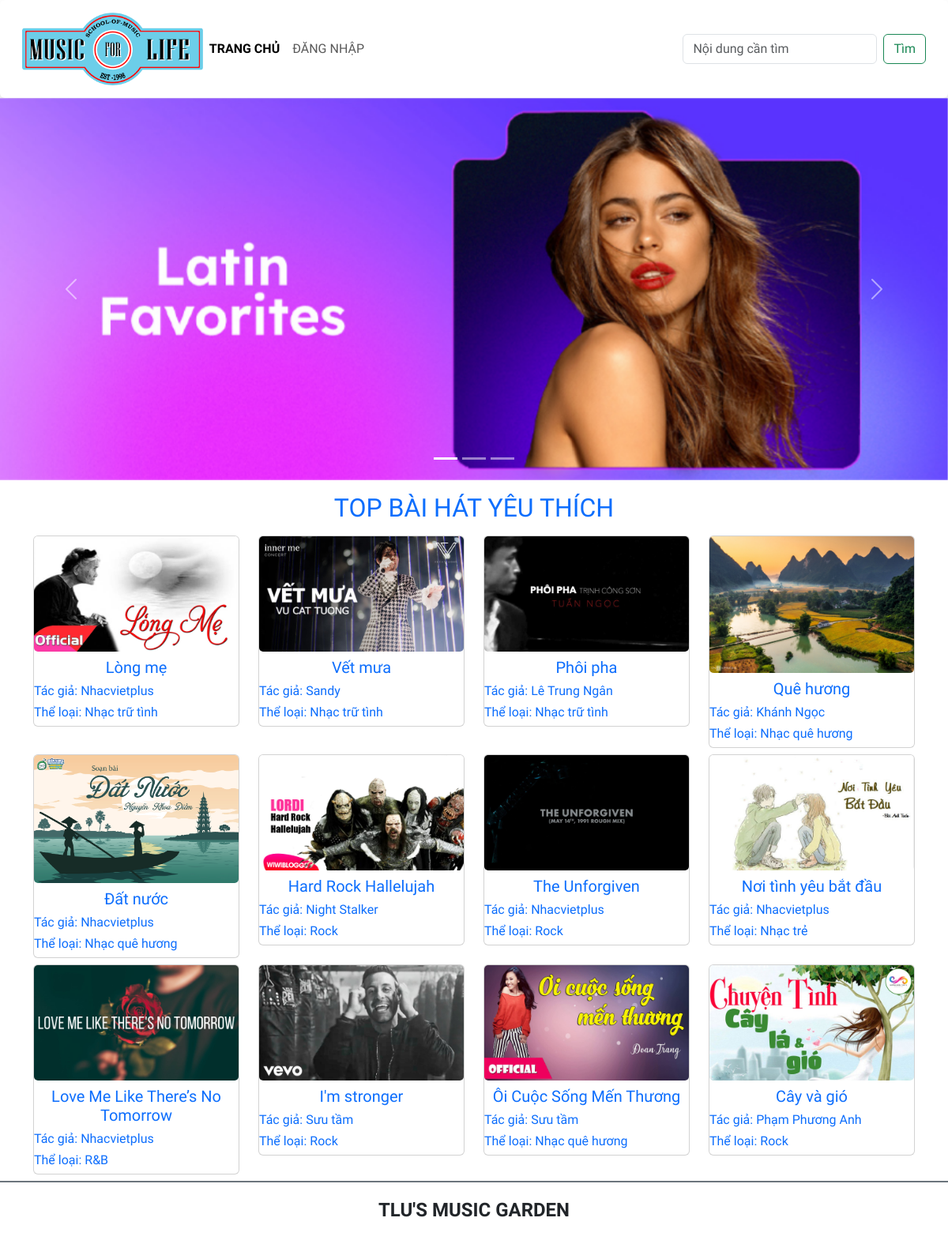
/btth01/index.php, run on the app's committed database.
### tables this page shows
CREATE TABLE `baiviet` (
  `ma_bviet` int(10) UNSIGNED NOT NULL,
  `tieude` varchar(200) NOT NULL,
  `ten_bhat` varchar(100) NOT NULL,
  `ma_tloai` int(10) UNSIGNED NOT NULL,
  `tomtat` text NOT NULL,
  `noidung` text DEFAULT NULL,
  `ma_tgia` int(10) UNSIGNED NOT NULL,
  `ngayviet` datetime NOT NULL DEFAULT current_timestamp(),
  `hinhanh` varchar(200) DEFAULT NULL
);

CREATE TABLE `tacgia` (
  `ma_tgia` int(10) UNSIGNED NOT NULL,
  `ten_tgia` varchar(100) NOT NULL,
  `hinh_tgia` varchar(100) DEFAULT NULL
);

CREATE TABLE `theloai` (
  `ma_tloai` int(10) UNSIGNED NOT NULL,
  `ten_tloai` varchar(50) NOT NULL,
  `SLBaiViet` int(11) NOT NULL DEFAULT 0
);

### btth01/includes/functions.php (called while the page is built)
<?php
function pdo(PDO $pdo, string $sql, array $arguments = null)
{
    if (!$arguments) {
        return $pdo->query($sql);
    }
    $statement = $pdo->prepare($sql);
    $statement->execute($arguments);
    return $statement;
}
function html_escape($text): string
{
    $text = $text ?? '';
    return htmlspecialchars($text, ENT_QUOTES, 'UTF-8', false);
}

### btth01/index.php (the view, shortened to what this page needs)
<?php
require './includes/database_connection.php';
require './includes/functions.php';
$sql = "SELECT bv.ma_bviet, bv.tieude, bv.ten_bhat, bv.hinhanh,
               tg.ten_tgia AS tacgia,
               tl.ten_tloai AS theloai
          FROM baiviet      AS bv
          JOIN tacgia       AS tg ON bv.ma_tgia = tg.ma_tgia
          JOIN theloai      AS tl ON bv.ma_tloai = tl.ma_tloai
          ORDER BY bv.ma_bviet
          LIMIT 12;";
$articles = pdo($pdo, $sql)->fetchAll();
?>
<?php include './includes/header_home_page.php'; ?>
    <div id="carouselExampleIndicators" class="carousel slide">
        <div class="carousel-indicators">
            <button type="button" data-bs-target="#carouselExampleIndicators" data-bs-slide-to="0" class="active" aria-current="true" aria-label="Slide 1"></button>
            <button type="button" data-bs-target="#carouselExampleIndicators" data-bs-slide-to="1" aria-label="Slide 2"></button>
            <button type="button" data-bs-target="#carouselExampleIndicators" data-bs-slide-to="2" aria-label="Slide 3"></button>
        </div>
        <div class="carousel-inner">
            <div class="carousel-item active">
                <img src="images/slideshow/slide01.jpg" class="d-block w-100" alt="...">
            </div>
        </div>
        <button class="carousel-control-prev" type="button" data-bs-target="#carouselExampleIndicators" data-bs-slide="prev">
            <span class="carousel-control-prev-icon" aria-hidden="true"></span>
        </button>
        <button class="carousel-control-next" type="button" data-bs-target="#carouselExampleIndicators" data-bs-slide="next">
            <span class="carousel-control-next-icon" aria-hidden="true"></span>
        </button>
    </div>
    <main class="container" id="content">
        <h2 class="text-center text-uppercase m-3 text-primary">TOP bài hát yêu thích</h2>
        <div class="row">
            <?php foreach($articles as $article) { ?>
                <article class="col-sm-3 summary">
                    <div class="card mb-2" style="width: 100%;">
                        <a href="detail.php?id=<?= $article['ma_bviet']; ?>" class="text-decoration-none">
                            <img src="./images/songs/<?= html_escape($article['hinhanh']); ?>"
                                alt="<?= html_escape($article['tieude']); ?>">
                            <h5 class="card-title text-center"><?= html_escape($article['ten_bhat']); ?></h5>
                            <h6>Tác giả: <?= html_escape($article['tacgia']); ?></h6>
                            <h6>Thể loại: <?= html_escape($article['theloai']); ?></h6>
                        </a>
                    </div>
            </article>
            <?php } ?>
        </div>
    </main>
<?php
    include './includes/footer.php';
?>

### btth01/includes/header_home_page.php (shortened to what this page needs)
<!DOCTYPE html>
<html lang="en">
<head>
    <link href="https://cdn.jsdelivr.net/npm/bootstrap@5.3.0-alpha1/dist/css/bootstrap.min.css" rel="stylesheet">
    <link rel="stylesheet" href="css/style.css">
</head>
<body>
    <header>
        <nav class="navbar navbar-expand-lg bg-body-tertiary shadow p-3 bg-white rounded">
            <div class="container-fluid">
                <div class="my-logo">
                    <a class="navbar-brand" href="index.php">
                        <img src="images/logo2.png" alt="" class="img-fluid">
                    </a>
                </div>
                <div class="collapse navbar-collapse" id="navbarSupportedContent">
                <ul class="navbar-nav me-auto mb-2 mb-lg-0">
                    <li class="nav-item">
                    <a class="nav-link active" aria-current="page" href="./">Trang chủ</a>
                    </li>
                    <li class="nav-item">
                    <a class="nav-link" href="./login.php">Đăng nhập</a>
                    </li>
                </ul>
                <form class="d-flex" role="search">
                    <input class="form-control me-2" type="search" placeholder="Nội dung cần tìm" aria-label="Search">
                    <button class="btn btn-outline-success" type="submit">Tìm</button>
                </form>
                </div>
            </div>
        </nav>
    </header>

### btth01/includes/footer.php (shortened to what this page needs)
<footer class="bg-white d-flex justify-content-center align-items-center border-top border-secondary  border-2" style="height:80px">
        <h4 class="text-center text-uppercase fw-bold">TLU's music garden</h4>
    </footer>
</body>
</html>

### btth01/css/style.css (style rules this page uses)
body { font-family: 'Numans', sans-serif !important; }
.bg-body-tertiary { background-color:#fff !important; }
.my-logo { max-width: 20%; }
.nav-link { text-transform: uppercase; }
.active { font-weight: bold; }
main img { width: 100%; height: auto; border-radius: 5px; }
article.summary img { margin-bottom: 0.5em; }

### data on the page
baiviet: hinhanh (picture), ten_bhat "Lòng mẹ", ma_tgia.ten_tgia "Nhacvietplus", ma_tloai.ten_tloai "Nhạc trữ tình"
baiviet: hinhanh (picture), ten_bhat "Vết mưa", ma_tgia.ten_tgia "Sandy", ma_tloai.ten_tloai "Nhạc trữ tình"
baiviet: hinhanh (picture), ten_bhat "Phôi pha", ma_tgia.ten_tgia "Lê Trung Ngân", ma_tloai.ten_tloai "Nhạc trữ tình"
baiviet: hinhanh (picture), ten_bhat "Quê hương", ma_tgia.ten_tgia "Khánh Ngọc", ma_tloai.ten_tloai "Nhạc quê hương"
baiviet: hinhanh (picture), ten_bhat "Đất nước", ma_tgia.ten_tgia "Nhacvietplus", ma_tloai.ten_tloai "Nhạc quê hương"
baiviet: hinhanh (picture), ten_bhat "Hard Rock Hallelujah", ma_tgia.ten_tgia "Night Stalker", ma_tloai.ten_tloai "Rock"
baiviet: hinhanh (picture), ten_bhat "The Unforgiven", ma_tgia.ten_tgia "Nhacvietplus", ma_tloai.ten_tloai "Rock"
baiviet: hinhanh (picture), ten_bhat "Nơi tình yêu bắt đầu", ma_tgia.ten_tgia "Nhacvietplus", ma_tloai.ten_tloai "Nhạc trẻ"
baiviet: hinhanh (picture), ten_bhat "Love Me Like There’s No Tomorrow", ma_tgia.ten_tgia "Nhacvietplus", ma_tloai.ten_tloai "R&B"
baiviet: hinhanh (picture), ten_bhat "I'm stronger", ma_tgia.ten_tgia "Sưu tầm", ma_tloai.ten_tloai "Rock"
baiviet: hinhanh (picture), ten_bhat "Ôi Cuộc Sống Mến Thương", ma_tgia.ten_tgia "Sưu tầm", ma_tloai.ten_tloai "Nhạc quê hương"
baiviet: hinhanh (picture), ten_bhat "Cây và gió", ma_tgia.ten_tgia "Phạm Phương Anh", ma_tloai.ten_tloai "Rock"
